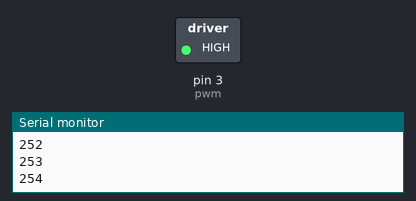
Recording of a sketch running on a simulated Arduino Uno, built with avr-gcc and run on an emulated ATmega328P. On the bench: switched loads named in the sketch (green lamp = pin HIGH), the last lines printed to the serial monitor.

Above: at 12.8 s.
At 28.68 s:
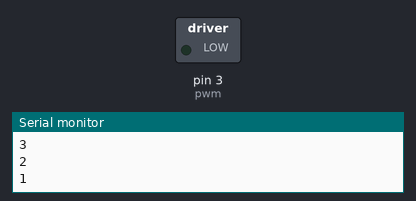
Timing chart, 0 to 40.0 s (numbered marks = the images above):
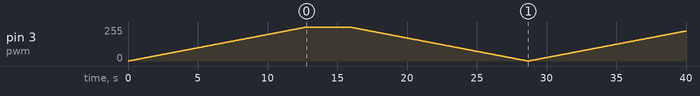

The sketch:

Motor_dc.ino
```cpp
const int pwm = 3;

void setup(){
  Serial.begin(9600);
  pinMode(pwm, OUTPUT);
}

void loop(){
  for(int x = 0; x <= 255; x++){
    analogWrite(pwm, x);
    delay(50);
    Serial.println(x);
  }

  Serial.println("Waiting tree seconds");
  delay(3000);

  for(int x = 255; x >= 0; x--){
    analogWrite(pwm, x);
    delay(50);
    Serial.println(x);
  }
}
```
